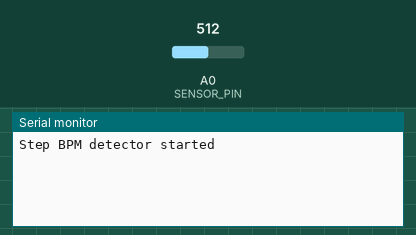
A sketch run on a simulated Arduino Uno, built with avr-gcc and run on an emulated ATmega328P. Shown: the last lines printed to the serial monitor. The inputs (shaded band) are chosen by the test bench; at power-on: A0 (SENSOR_PIN) = 512.

Above: at 1.2 s.
1.3 s: A0 (SENSOR_PIN) set to 716
At 2.4 s:
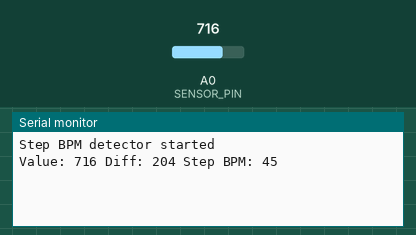
2.8 s: A0 (SENSOR_PIN) set to 900
At 3.5 s:
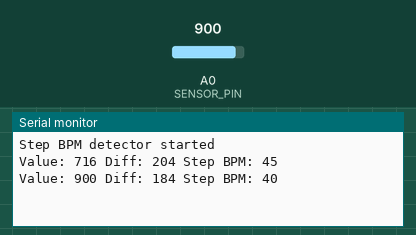

Measured:
- after the input at 1.3 s, the serial monitor: prints a new line at once (image 1)
- after the input at 2.8 s, the serial monitor: prints a new line at once (image 2)

The sketch:

Step_BPM.ino
```cpp
const int SENSOR_PIN = A0;

int lastValue = 0;

unsigned long lastStepTime = 0;
int stepBPM = 0;

// 差值阈值
const int DIFF_THRESHOLD = 60;

// 防止重复检测
const int STEP_COOLDOWN = 250;

void setup() {
  Serial.begin(115200);
  while (!Serial);

  lastValue = analogRead(SENSOR_PIN);

  Serial.println("Step BPM detector started");
}

void loop() {

  int currentValue = analogRead(SENSOR_PIN);

  int diff = abs(currentValue - lastValue);

  unsigned long now = millis();

  // 检测突然变化
  if (diff > DIFF_THRESHOLD &&
      now - lastStepTime > STEP_COOLDOWN) {

    unsigned long interval = now - lastStepTime;

    // 合理步频范围
    if (interval > 250 && interval < 2000) {

      stepBPM = 60000 / interval;

      Serial.print("Value: ");
      Serial.print(currentValue);

      Serial.print(" Diff: ");
      Serial.print(diff);

      Serial.print(" Step BPM: ");
      Serial.println(stepBPM);
    }

    lastStepTime = now;
  }

  lastValue = currentValue;

  delay(10);
}
```
